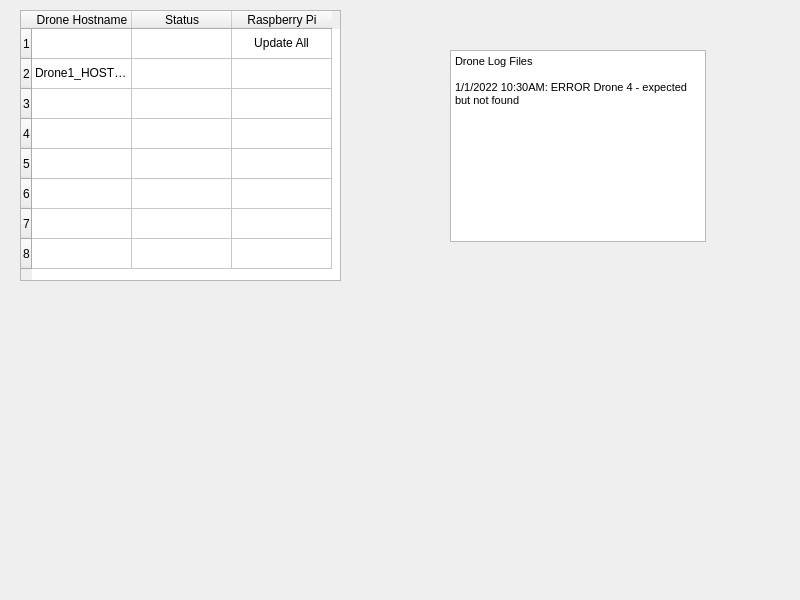
<?xml version="1.0" encoding="UTF-8"?>
<ui version="4.0">
 <class>Dialog</class>
 <widget class="QDialog" name="Dialog">
  <property name="geometry">
   <rect>
    <x>0</x>
    <y>0</y>
    <width>800</width>
    <height>600</height>
   </rect>
  </property>
  <property name="windowTitle">
   <string>Dialog</string>
  </property>
  <widget class="QTableWidget" name="tableWidget">
   <property name="geometry">
    <rect>
     <x>20</x>
     <y>10</y>
     <width>321</width>
     <height>271</height>
    </rect>
   </property>
   <row>
    <property name="text">
     <string>1</string>
    </property>
   </row>
   <row>
    <property name="text">
     <string>2</string>
    </property>
   </row>
   <row>
    <property name="text">
     <string>3</string>
    </property>
   </row>
   <row>
    <property name="text">
     <string>4</string>
    </property>
   </row>
   <row>
    <property name="text">
     <string>5</string>
    </property>
   </row>
   <row>
    <property name="text">
     <string>6</string>
    </property>
   </row>
   <row>
    <property name="text">
     <string>7</string>
    </property>
   </row>
   <row>
    <property name="text">
     <string>8</string>
    </property>
   </row>
   <column>
    <property name="text">
     <string>Drone Hostname</string>
    </property>
   </column>
   <column>
    <property name="text">
     <string>Status</string>
    </property>
   </column>
   <column>
    <property name="text">
     <string>Raspberry Pi</string>
    </property>
   </column>
   <item row="0" column="0">
    <property name="text">
     <string/>
    </property>
   </item>
   <item row="0" column="2">
    <property name="text">
     <string>Update All</string>
    </property>
    <property name="textAlignment">
     <set>AlignCenter</set>
    </property>
    <property name="background">
     <brush brushstyle="NoBrush">
      <color alpha="255">
       <red>0</red>
       <green>0</green>
       <blue>0</blue>
      </color>
     </brush>
    </property>
   </item>
   <item row="1" column="0">
    <property name="text">
     <string>Drone1_HOSTNAME</string>
    </property>
   </item>
  </widget>
  <widget class="QTextBrowser" name="textBrowser">
   <property name="geometry">
    <rect>
     <x>450</x>
     <y>50</y>
     <width>256</width>
     <height>192</height>
    </rect>
   </property>
   <property name="html">
    <string>&lt;!DOCTYPE HTML PUBLIC &quot;-//W3C//DTD HTML 4.0//EN&quot; &quot;http://www.w3.org/TR/REC-html40/strict.dtd&quot;&gt;
&lt;html&gt;&lt;head&gt;&lt;meta name=&quot;qrichtext&quot; content=&quot;1&quot; /&gt;&lt;style type=&quot;text/css&quot;&gt;
p, li { white-space: pre-wrap; }
&lt;/style&gt;&lt;/head&gt;&lt;body style=&quot; font-family:'MS Shell Dlg 2'; font-size:5.5pt; font-weight:400; font-style:normal;&quot;&gt;
&lt;p style=&quot; margin-top:0px; margin-bottom:0px; margin-left:0px; margin-right:0px; -qt-block-indent:0; text-indent:0px;&quot;&gt;&lt;span style=&quot; font-size:8.25pt;&quot;&gt;Drone Log Files&lt;/span&gt;&lt;/p&gt;
&lt;p style=&quot;-qt-paragraph-type:empty; margin-top:0px; margin-bottom:0px; margin-left:0px; margin-right:0px; -qt-block-indent:0; text-indent:0px; font-size:8.25pt;&quot;&gt;&lt;br /&gt;&lt;/p&gt;
&lt;p style=&quot; margin-top:0px; margin-bottom:0px; margin-left:0px; margin-right:0px; -qt-block-indent:0; text-indent:0px;&quot;&gt;&lt;span style=&quot; font-size:8.25pt;&quot;&gt;1/1/2022 10:30AM: ERROR Drone 4 - expected but not found&lt;/span&gt;&lt;/p&gt;&lt;/body&gt;&lt;/html&gt;</string>
   </property>
  </widget>
 </widget>
 <resources/>
 <connections/>
</ui>
